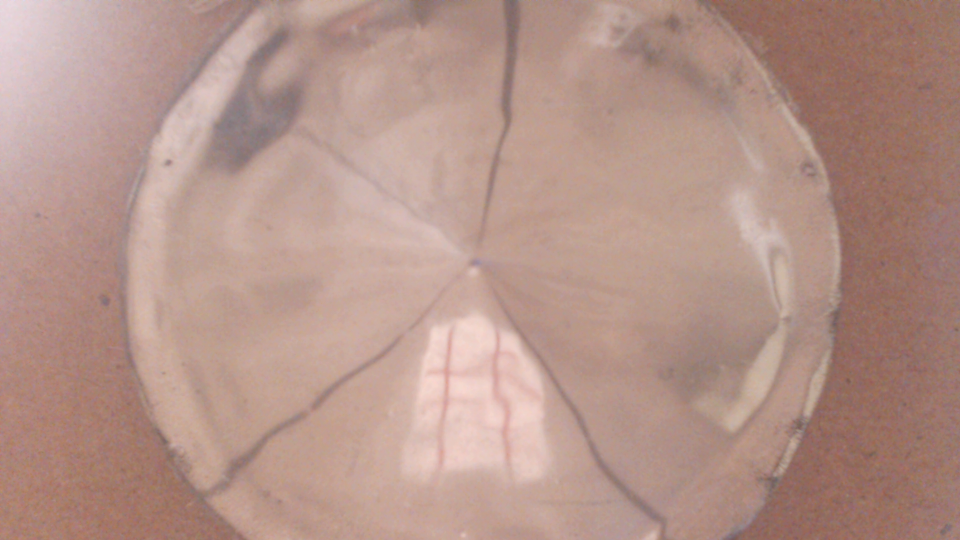
#> input picture cone_mirror/Cone mirror codes/test.png, 1920 x 1080 px (shown at 1/2 size)
$ python new_unwarp_simple.py
#> lines starting #> are read from the running program, lines starting #| are printed output that depends on the picture
import cv2
import numpy as np
import matplotlib.pyplot as plt

img = cv2.imread('./test.png')
#> img is the input picture: shape (1080, 1920, 3); mean B, G, R 137.9, 147.9, 180.4

h, w = img.shape[:2]
#> h = 1080; w = 1920
cx, cy = w // 2, h // 2
#> cx = 960; cy = 540
radius = int((h / 2.0) * 0.75)
#> radius = 405

angle_samples = 2048          # 360° 方向采样数（对应长边）
radial_samples = radius       # 半径方向采样数（短边）
#> radial_samples = 405

# 1. 圆形图像 -> 极坐标展开（就是你说的 unwarp）
#    dsize = (width, height)，width 对应角度，height 对应半径
polar = cv2.warpPolar(
    img,
    (int(angle_samples), int(radial_samples)),  # (宽=角度360°, 高=半径)
    (float(cx), float(cy)),
    float(radius),
    cv2.WARP_POLAR_LINEAR
)
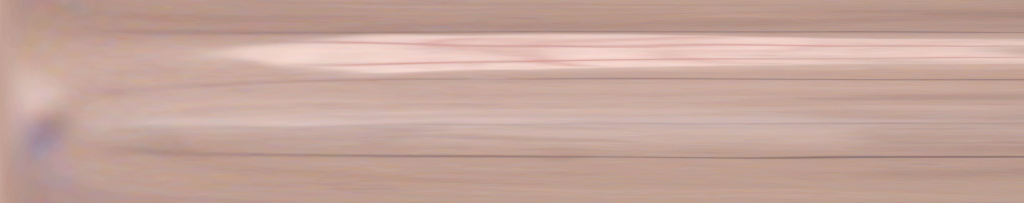
#> polar: shape (405, 2048, 3) (shown at 1/2 size); mean B, G, R 155.4, 165.6, 197
# polar.shape == (radial_samples, angle_samples, 3)
# axis=0: 半径 r（短边）
# axis=1: 角度 θ（长边 = 360°）

# 2. 在“长边 = 360°”方向上平移 90°
deg_offset = 90               # 想反方向就改成 -90
shift = int(angle_samples * deg_offset / 360.0)

# 沿 axis=1（角度轴 = 长边）做环形平移
polar_shifted = np.roll(polar, shift=shift, axis=1)
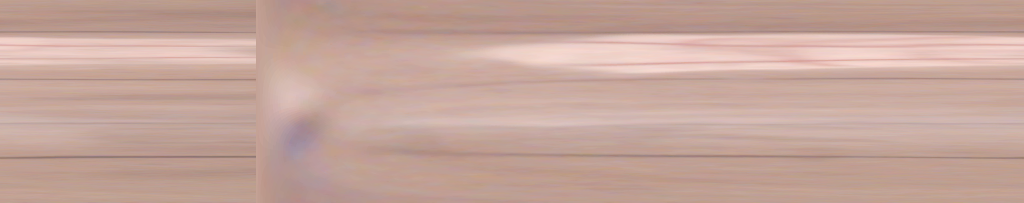
#> polar_shifted: shape (405, 2048, 3) (shown at 1/2 size); mean B, G, R 155.4, 165.6, 197

# 3. 这一张就是你要的最终 unwarp 结果（不再 warp 回圆形）
plt.imshow(cv2.cvtColor(polar_shifted, cv2.COLOR_BGR2RGB))
plt.axis('off')
plt.show()

$ run again, with cone_mirror/Cone mirror codes/capture_20250801_015842.png copied over cone_mirror/Cone mirror codes/test.png
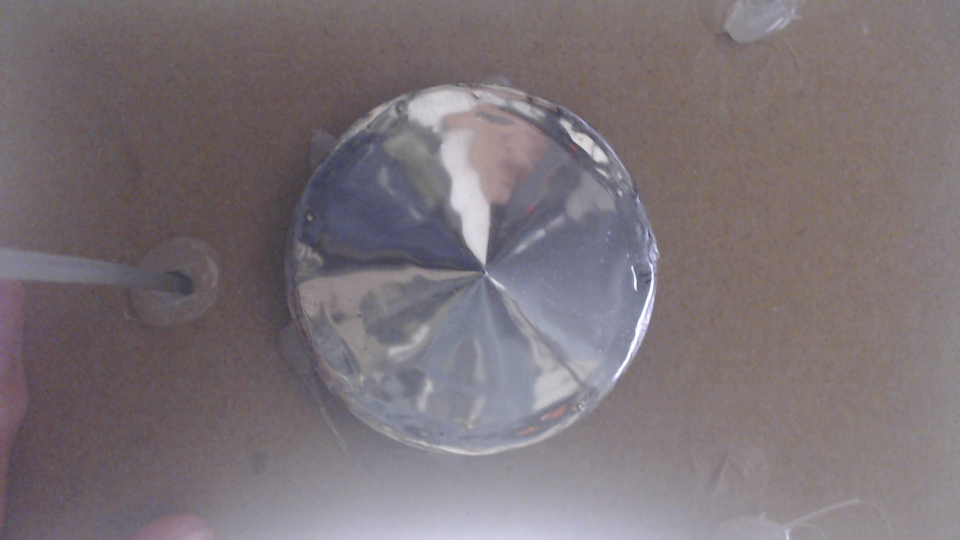
#> input picture cone_mirror/Cone mirror codes/capture_20250801_015842.png, 1920 x 1080 px (shown at 1/2 size)
#> img is the input picture: shape (1080, 1920, 3); mean B, G, R 118.7, 114, 122.8
#> `polar = cv2.warpPolar( img, (int(angle_samples), int(radial_samples)),`:
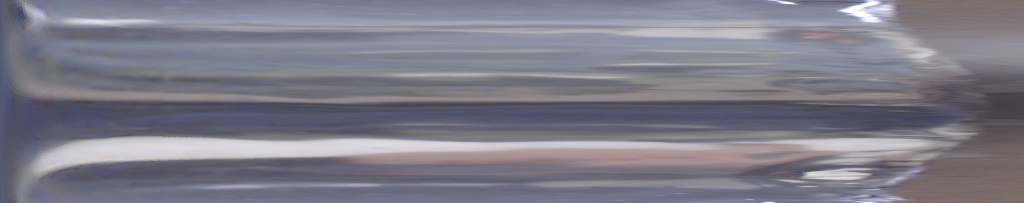
#> polar: shape (405, 2048, 3) (shown at 1/2 size); mean B, G, R 136.6, 123.8, 125.5
#> `polar_shifted = np.roll(polar, shift=shift, axis=1)`:
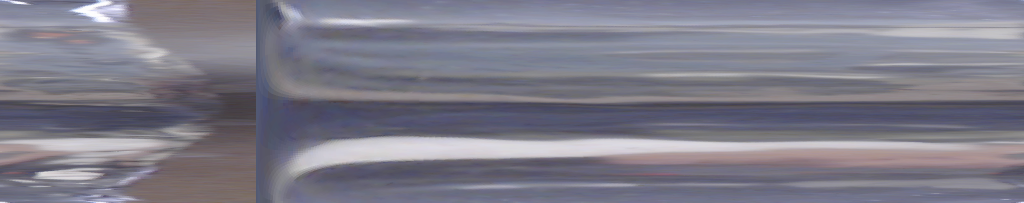
#> polar_shifted: shape (405, 2048, 3) (shown at 1/2 size); mean B, G, R 136.6, 123.8, 125.5
